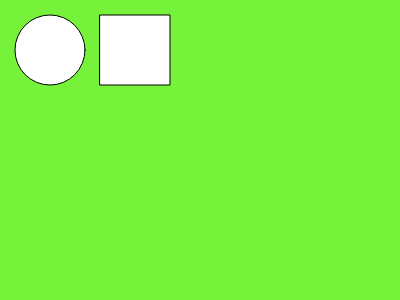
Frame 1 (no input)
Frame 60 (no input): identical to frame 1, image omitted
Frame 120 (the mouse pressed at the canvas centre since frame 60): identical to frame 1, image omitted

The p5.js sketch that drew this single still picture (run headless with seeded random() and noise() and a simulated clock; from frame 60 on, the mouse is pressed at the canvas centre):

// p5.js sketch
// ── sketch.js
function setup() {
  createCanvas(400, 300);
}

function draw() {
  background('#77F23B');
  rect(100, 15, 70, 70);
  ellipse(50, 50, 70, 70);
}
